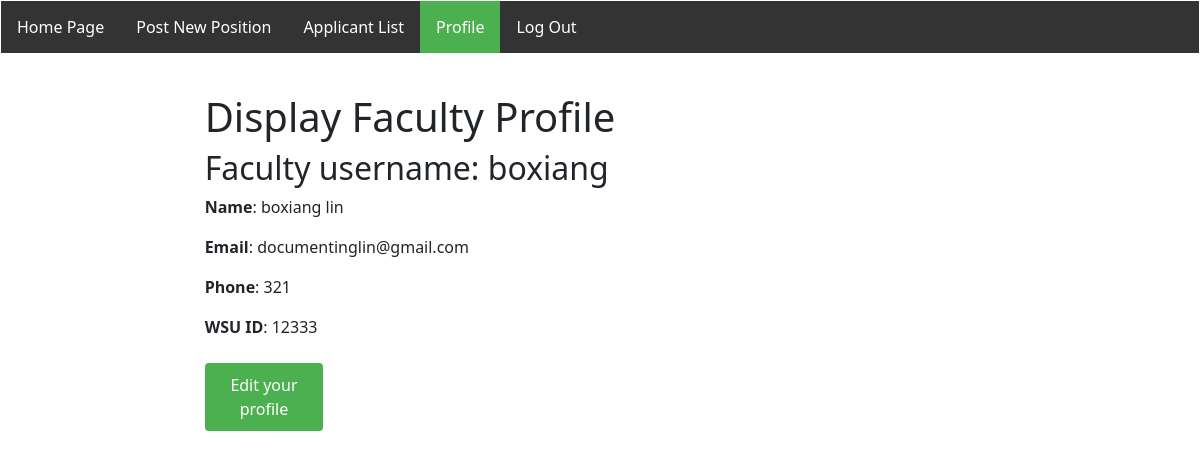
The page /f_profile/ (signed in) on the database its author committed.
### app/Model/models.py (models this page shows, shortened)
class User(db.Model, UserMixin):
    id = db.Column(db.Integer, primary_key=True)
    username = db.Column(db.String(64), unique=True, index=True)
    email = db.Column(db.String(120), unique=True, index=True)
    password_hash = db.Column(db.String(128))
    usertype = db.Column(db.Integer)    #0--student, 1--faculty
    phone = db.Column(db.String(20))
    office = db.Column(db.String(1024))
    lastname = db.Column(db.String(20))
    firstname = db.Column(db.String(30))
    wsuid = db.Column(db.Integer, unique = True)
    major = db.Column(db.String(20))
    GPA = db.Column(db.Float(5))
    graduationdate = db.Column(db.DateTime)
    research_experience = db.Column(db.String(200))
    elective = db.relationship(
        'TechnicalElectives', secondary = StudentElectives,
        primaryjoin=(StudentElectives.c.user_id == id),lazy='dynamic', overlaps='roster'
    )
    researchtopic = db.relationship(
        'ResearchTopics', secondary = StudentResearchTopics,
        primaryjoin=(StudentResearchTopics.c.user_id == id),lazy='dynamic', overlaps='roster'
    )
    programming = db.relationship(
        'ProgrammingLanguages', secondary = StudentLanguages,
        primaryjoin=(StudentLanguages.c.user_id == id),lazy='dynamic', overlaps='roster'
    )
    position = db.relationship('Position', backref='writer', lazy='dynamic')
    application = db.relationship('Apply', back_populates = 'studentapplied')
    closedposition = db.relationship('ClosedPosition', backref='writer', lazy='dynamic')
    def is_student(self):
        return self.usertype == 0

### app/Controller/routes.py (the view)
@bp_routes.route('/f_profile/', methods = ['GET'])
@login_required
def f_profile():
    if current_user.is_student():
        return render_template('404error.html', user = current_user)
    return render_template('f_profile.html', title='Faculty Profile', faculty = current_user)

### app/Model/models.py (called while the page is built)
@login.user_loader
def load_user(id):
    return User.query.get(int(id))

### app/View/templates/f_profile.html (shortened to what this page needs)
{% extends "f_base.html" %} {% block content %}
<div class="row mt40" style="margin-top: 40px;">
    <div class="col-md-2"></div>
    <div class="col-md-8">
        <h1>Display Faculty Profile</h1>
        <h2>Faculty username: {{faculty.username}}</h2>
        <p><b>Name</b>: {{faculty.firstname}} {{faculty.lastname}}</p>
        <p><b>Email</b>: {{faculty.email}}</p>
        <p><b>Phone</b>: {{faculty.phone}}</p>
        <p><b>WSU ID</b>: {{faculty.wsuid}}</p>
        <p>
            <a href="{{url_for('routes.f_profile_edit')}}">
                <button class="postButton">Edit your profile</button>
            </a>
        </p>
    </div>
    <div class="col-md-2"></div>
</div>
{% endblock %}

### app/View/static/css/main.css (style rules this page uses)
body { margin: 1px 1px 1px 15px; padding: 1px; font-family: Tahoma; text-align: left; }
.postButton { width: 25%; background-color: #4CAF50; color: white; padding: 14px 20px; margin: 8px 0; border: none; border-radius: 4px; cursor: pointer; }
.mt40 { margin-top: 40px; }

### app/View/templates/f_profile.html (style rules this page uses)
.postButton { width: 15%; background-color: #4C222; color: white; padding: 10px 10px; margin: 8px 0; border: none; border-radius: 4px; cursor: pointer; }

### rows shown on the page
User: username "boxiang", firstname "boxiang", lastname "lin", email "documentinglin@gmail.com", phone "321", wsuid "12333"
